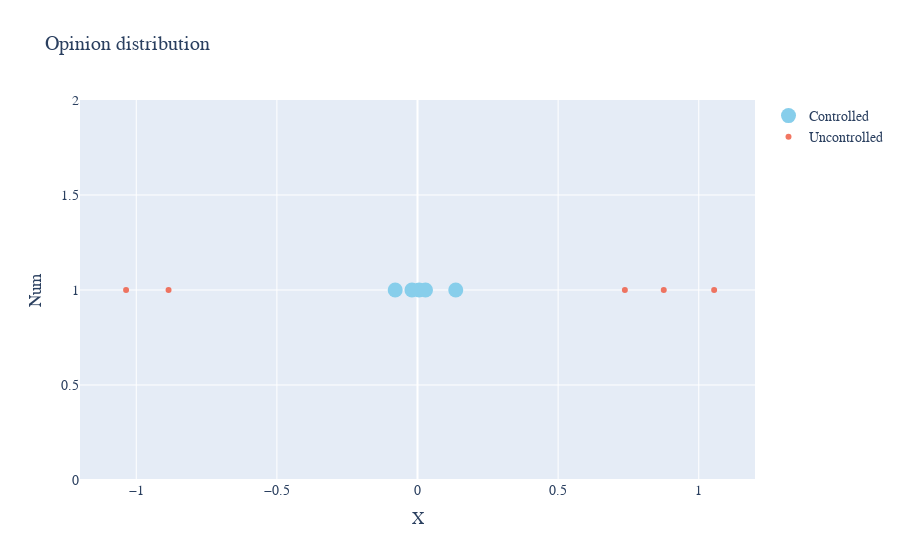

The code cell stored with this chart in its notebook:
### Code cell
fig = make_subplots(rows=1, cols=1)
fig.add_trace(go.Scatter(x=c_xs[:, -1].flatten(), y=np.ones(eq.var_dim-1),
                         mode='markers',
                         name="Controlled", marker=dict(color='SkyBlue', size=15)), row=1, col=1)
fig.add_trace(go.Scatter(x=uc_xs[:, -1].flatten(), y=np.ones(eq.var_dim-1),
                         mode='markers',
                         name="Uncontrolled", opacity=0.8), row=1, col=1)
fig.update_layout(
    title="Opinion distribution",
    xaxis_title="X",
    yaxis_title="Num",
    xaxis_range=[-1.2,1.2],
    font=dict(
        family="Courier New, monospace",
        size=14
    )
)
fig.show()

### Figure 1 — Plotly figure (JSON) as saved in the notebook; plotly's stock layout.template omitted (floating-point values rounded to 4 significant figures)
{"data": [{"marker": {"color": "SkyBlue", "size": 15}, "mode": "markers", "name": "Controlled", "type": "scatter", "x": [0.005611, -0.07924, 0.136, 0.02839, -0.01984], "xaxis": "x", "y": [1, 1, 1, 1, 1], "yaxis": "y"}, {"mode": "markers", "name": "Uncontrolled", "opacity": 0.8, "type": "scatter", "x": [-0.8852, -1.036, 1.055, 0.8756, 0.7373], "xaxis": "x", "y": [1, 1, 1, 1, 1], "yaxis": "y"}], "layout": {"font": {"family": "Courier New, monospace", "size": 14}, "title": {"text": "Opinion distribution"}, "xaxis": {"anchor": "y", "domain": [0, 1], "range": [-1.2, 1.2], "title": {"text": "X"}}, "yaxis": {"anchor": "x", "domain": [0, 1], "title": {"text": "Num"}}}}
